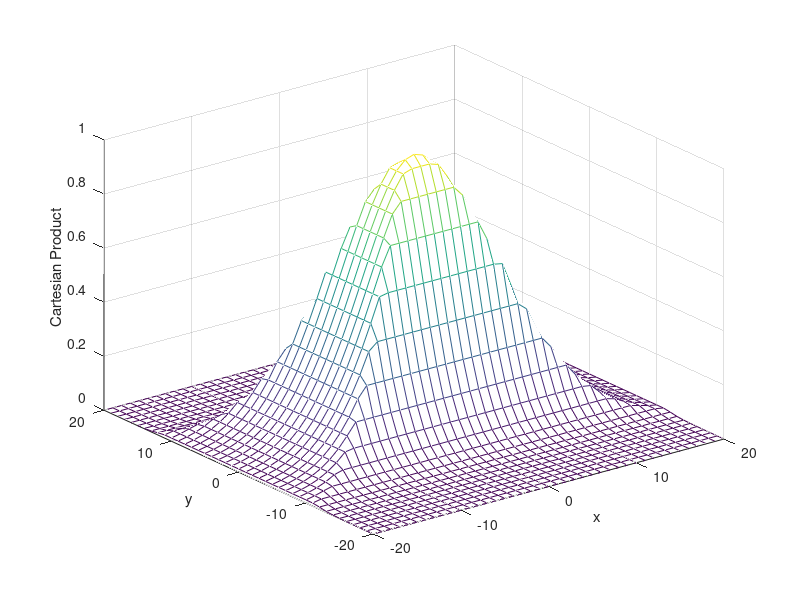

Reproduce this figure in MATLAB.
x=-20:1:20;
y=-20:1:20;

ux=exp((-x.^2)/30);
uy=exp((-y.^2)/90);

ux_cross_uy = zeros(length(x),length(y));

for i=1:length(x),
    for j=1:length(y),
       ux_cross_uy(i,j) = min([ux(i),uy(j)]);
    end
end

%hold on;
%plot(ux);
%plot(uy);
%break;
mesh(x,y,ux_cross_uy);
xlabel('x');
ylabel('y');
zlabel('Cartesian Product');